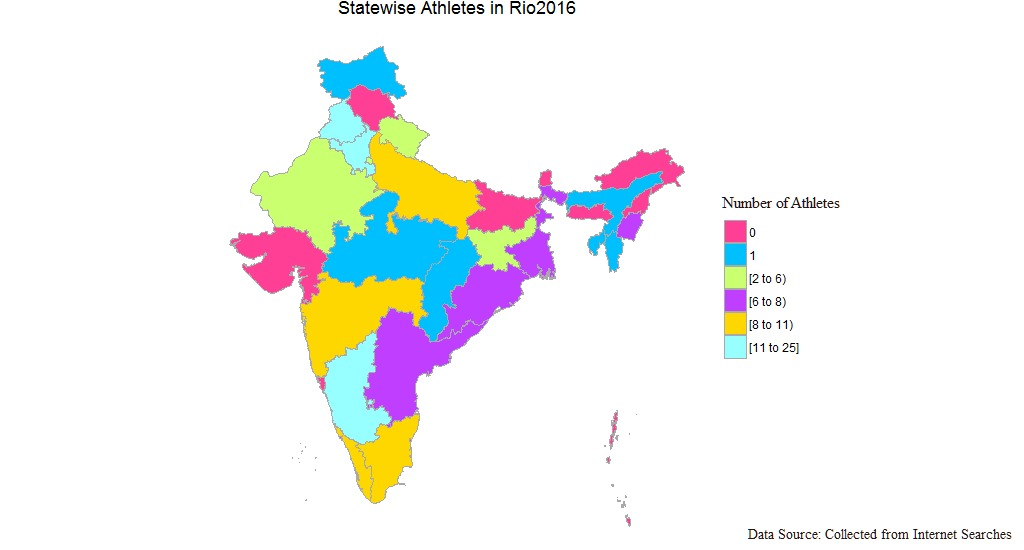
#> input picture misc/test2.jpg, 1024 x 550 px, found by its file name
$ python find_largest_contour.py   (Python 2 division)   (older library calls are emulated)
#> lines starting #> are read from the running program, lines starting #| are printed output that depends on the picture; after the words box and inside, x2 and y2 are one past the last pixel; in counts of white or black regions, pixels touching at a corner belong together
import numpy as np
import cv2
import matplotlib.pyplot as plt

def find_biggest_contour(image):
	# Copy because contours modifies og image
	image_cp = image.copy()
	clone = cv2.Canny(image_cp,100,200,apertureSize = 3)
	clone = cv2.GaussianBlur(clone,(5,5),0)
	plt.imshow(clone, cmap = 'gray', interpolation = 'bicubic')
	plt.xticks([]), plt.yticks([])  # to hide tick values on X and Y axis
	plt.show()

	#gives all the contours, contour approximation, if applied, compresses horizontal,
	#vertical, and diagonal segments and leaves only their end points.
	#Optional output vector, containing information about the image topology.
	#It has as many elements as the number of contours.
	# Chain approx = None so that we can extract the whole shape as an array
	# Also, this doesn't support 3 channel images
	#image_mod, contours, hierarchy = cv2.findContours(image_cp, cv2.RETR_LIST, cv2.CHAIN_APPROX_NONE)
	image_mod, contours, hierarchy = cv2.findContours(clone, cv2.RETR_LIST, cv2.CHAIN_APPROX_NONE)

	# Isolate largest contour
	contour_sizes = [(cv2.contourArea(contour), contour) for contour in contours]
	biggest_contour_size = max(contour_sizes, key=lambda x: x[0])[0]
	print biggest_contour_size
	biggest_contour = max(contour_sizes, key=lambda x: x[0])[1]
	print biggest_contour.shape

	mask = np.zeros(image.shape, np.uint8)
	#first argument is source image
	#second argument is the contours which should be passed as a Python list
	#third argument is index of contours. -1 draws all contours
	# cv2.drawContours(image_cp, [biggest_contour], -1, (0,0,255), 3)
	# Draw the largest contour and fill with white
	mask = cv2.drawContours(mask, [biggest_contour], -1, (255,255,255), cv2.FILLED)
	return biggest_contour, mask

rgb_image = cv2.imread('test2.jpg')
#> rgb_image is the input picture: shape (550, 1024, 3); mean B, G, R 240.8, 242.3, 242.4
image = cv2.cvtColor(rgb_image,cv2.COLOR_RGB2GRAY)
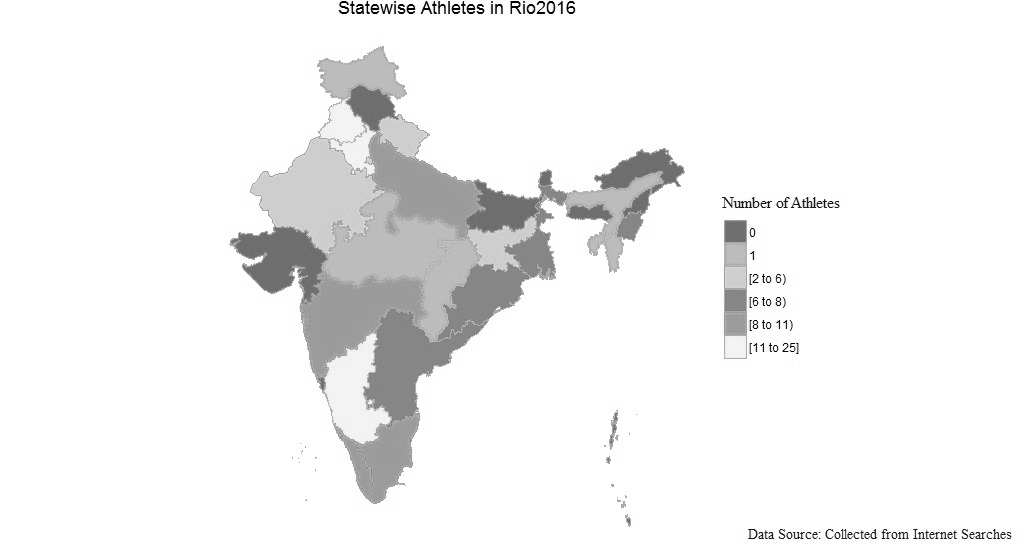
#> image: shape (550, 1024); min 0, max 255, mean 241.9

plt.imshow(image, cmap = 'gray', interpolation = 'bicubic')
plt.xticks([]), plt.yticks([])  # to hide tick values on X and Y axis
plt.show()
biggest_contour, mask = find_biggest_contour(image)
#> in find_biggest_contour, `clone = cv2.Canny(image_cp,100,200,apertureSize = 3)`:
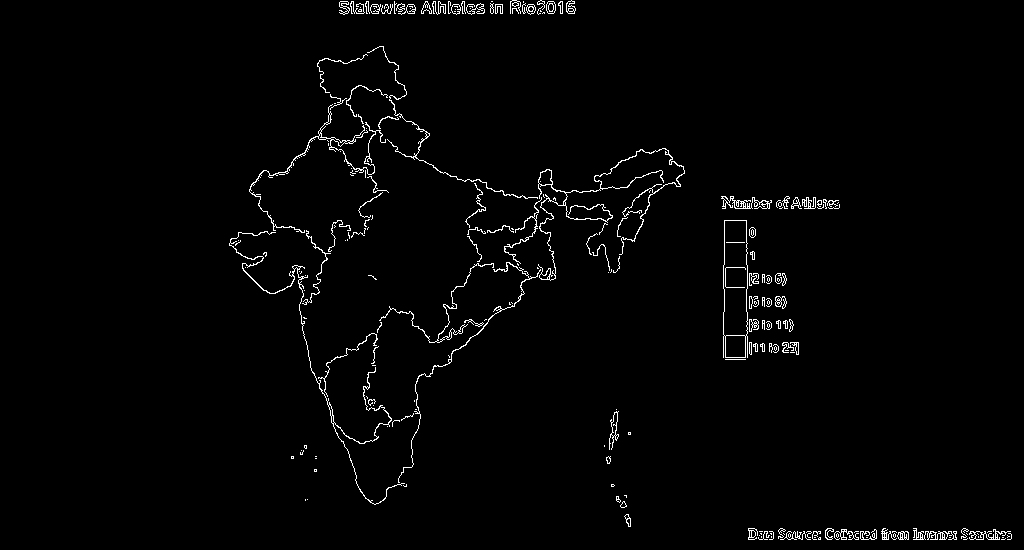
#> clone: shape (550, 1024); 1.7% white in thin lines or dots, all inside (x1, y1, x2, y2) = (229, 0, 1012, 540)
#> in find_biggest_contour, `image_mod, contours, hierarchy = cv2.findContours(clone, cv2.RETR_LIST..`: contours = 56 contours, 7 with area under 20; largest, box (x1, y1, x2, y2) and area: (227, 44, 687, 507) 79036, (301, 136, 479, 376) 20654, (253, 141, 374, 251) 6522, (721, 218, 801, 362) 6430, (366, 311, 478, 419) 4690
#> in find_biggest_contour, `contour_sizes = [(cv2.contourArea(contour), contour) for contour in co..`: contour_sizes = 56 items
#> in find_biggest_contour, `biggest_contour_size = max(contour_sizes, key=lambda x: x[0])[0]`: biggest_contour_size = 79035.5
#| 79035.5
#> in find_biggest_contour, `biggest_contour = max(contour_sizes, key=lambda x: x[0])[1]`: biggest_contour = contour of 1921 points, box (x1, y1, x2, y2) (227, 44, 687, 507), area 79036
#| (1921, 1, 2)
#> in find_biggest_contour, `mask = cv2.drawContours(mask, [biggest_contour], -1, (255,255,255), cv..`:
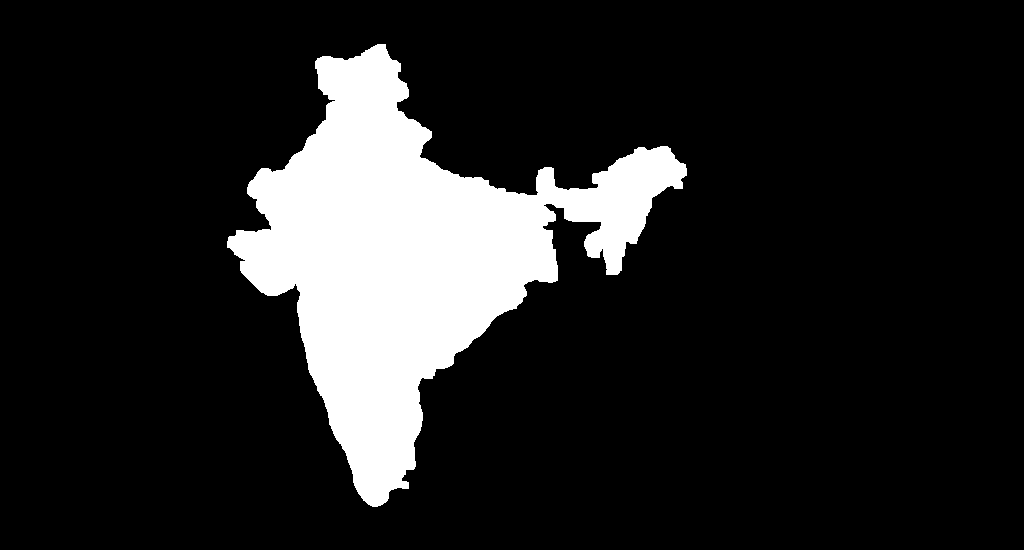
#> mask: shape (550, 1024); 14.2% white; 1 white region, box (x1, y1, x2, y2) and area: (227, 44, 687, 507) 79997

mask = cv2.cvtColor(mask,cv2.COLOR_GRAY2RGB)
result = np.zeros(rgb_image.shape, np.uint8)
result = np.where(mask == 0, result, rgb_image)  # set everything where the mask is white to the value of og image
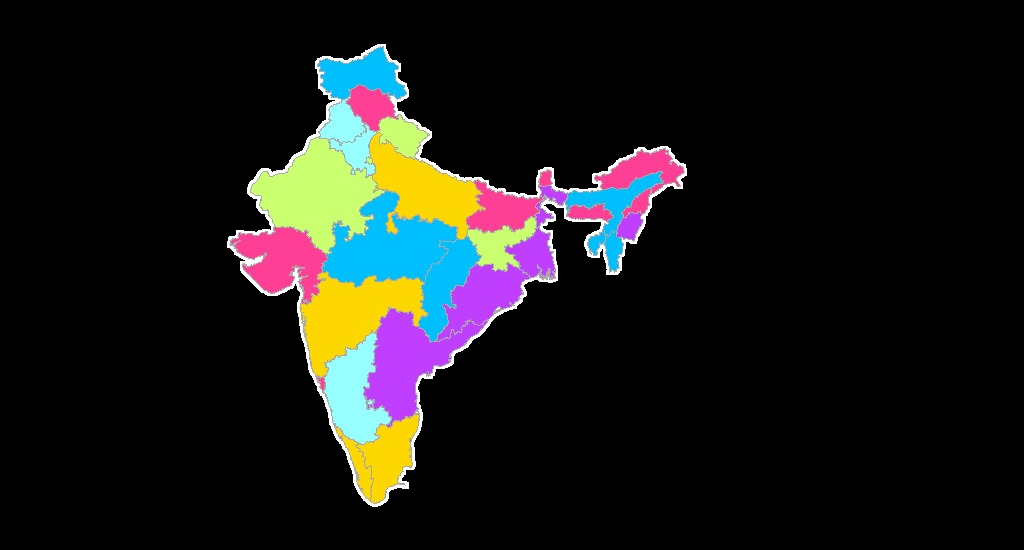
#> result: shape (550, 1024, 3); mean B, G, R 23.8, 25.3, 25.3

# plt.imshow(mask, cmap = 'gray', interpolation = 'bicubic')
# below for blue-red, above for black and white
plt.imshow(result, cmap = 'gray', interpolation = 'bicubic')
plt.xticks([]), plt.yticks([])  # to hide tick values on X and Y axis
plt.show()

#plt.imshow(mask, interpolation = 'bicubic')
#plt.imsave("edited",mask)
#cv2.imwrite('messigray.png',img)

$ run again, with misc/test3.jpg copied over misc/test2.jpg
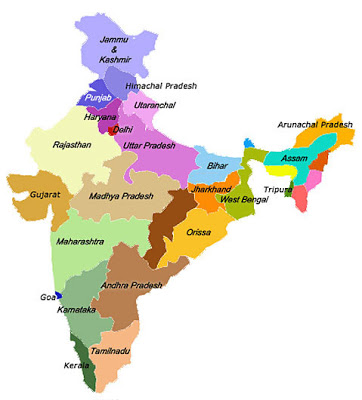
#> input picture misc/test3.jpg, 362 x 400 px, found by its file name
#> rgb_image is the input picture: shape (400, 362, 3); mean B, G, R 214.9, 226.9, 232.4
#> contours = 58 contours, 17 with area under 20; largest, box (x1, y1, x2, y2) and area: (4, 10, 357, 396) 48316, (71, 151, 179, 219) 3373, (52, 210, 149, 290) 3045, (163, 210, 229, 261) 1674, (9, 172, 69, 229) 1380
#> contour_sizes = 58 items
#> biggest_contour_size = 48316.5
#| 48316.5
#> in find_biggest_contour, `biggest_contour = max(contour_sizes, key=lambda x: x[0])[1]`: biggest_contour = contour of 1741 points, box (x1, y1, x2, y2) (4, 10, 357, 396), area 48316
#| (1741, 1, 2)
#> in find_biggest_contour, `mask = cv2.drawContours(mask, [biggest_contour], -1, (255,255,255), cv..`:
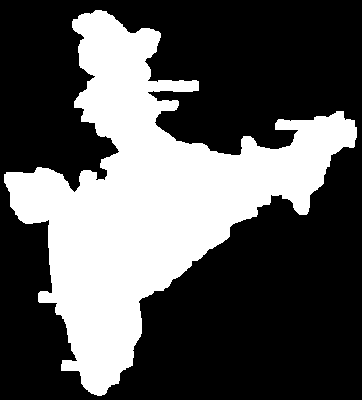
#> mask: shape (400, 362); 34% white; 1 white region, box (x1, y1, x2, y2) and area: (4, 10, 357, 396) 49188
#> `result = np.where(mask == 0, result, rgb_image)`:
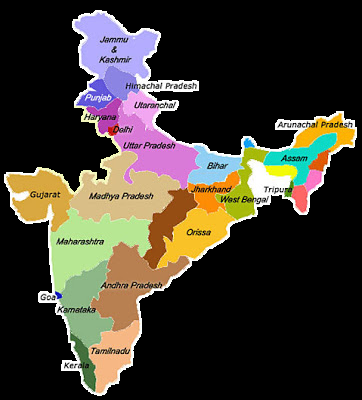
#> result: shape (400, 362, 3); mean B, G, R 48.6, 59, 64.6

$ run again, with misc/test.jpg copied over misc/test2.jpg
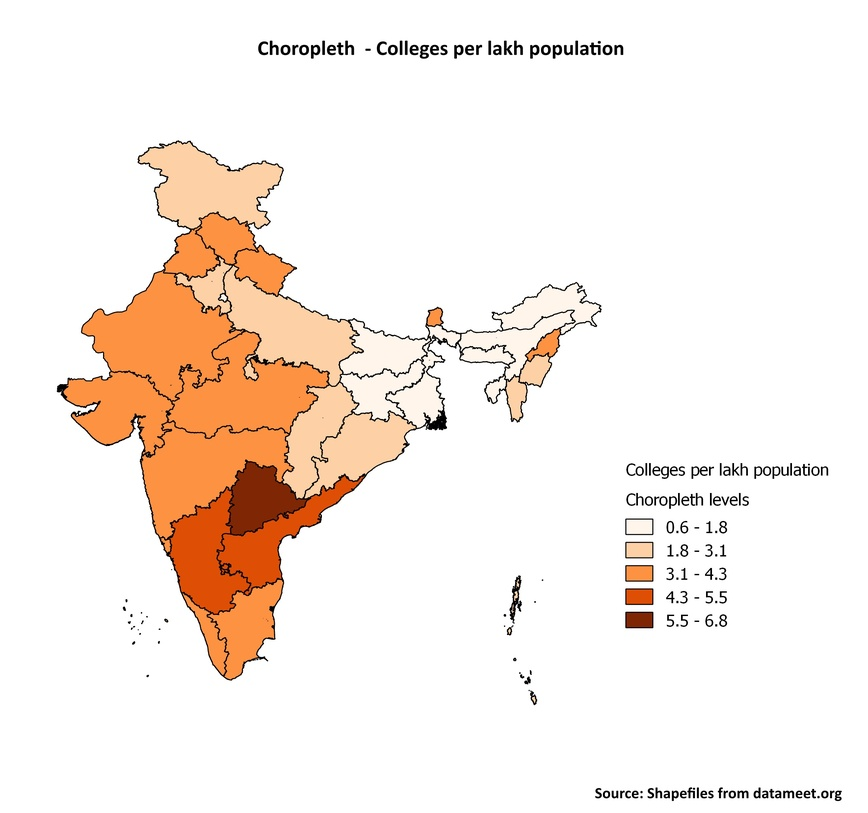
#> input picture misc/test.jpg, 868 x 813 px, shrunk from 2637 x 2472 before the run, found by its file name
#> rgb_image is the input picture: shape (813, 868, 3); mean B, G, R 229.8, 237.5, 248.2
#> in find_biggest_contour, `clone = cv2.Canny(image_cp,100,200,apertureSize = 3)`:
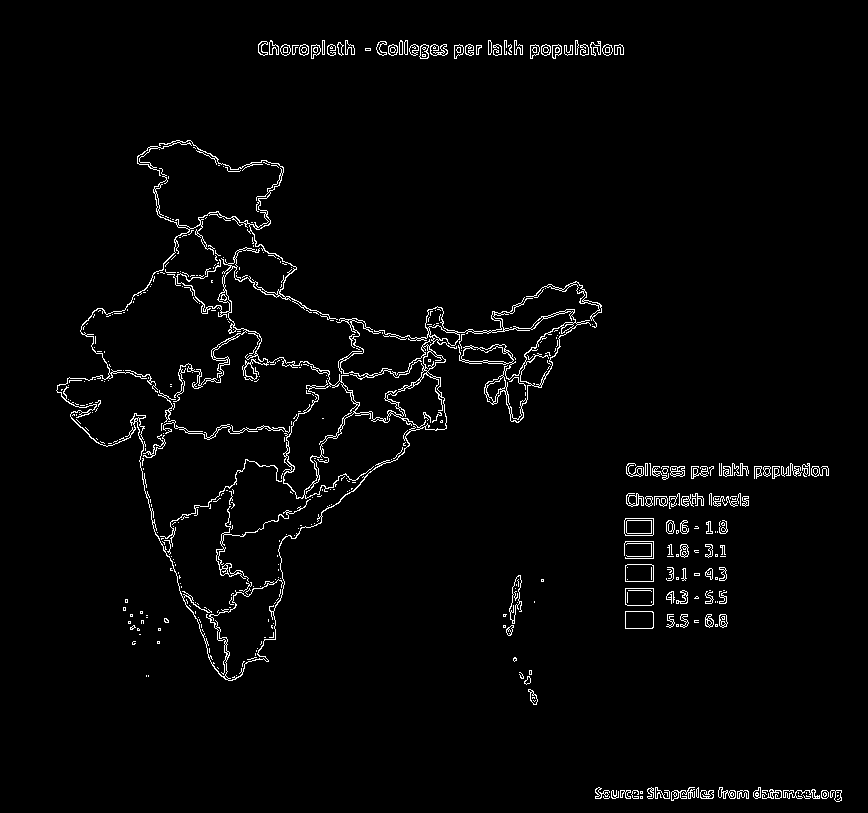
#> clone: shape (813, 868); 2.5% white in thin lines or dots, all inside (x1, y1, x2, y2) = (56, 40, 842, 802)
#> contours = 95 contours, 12 with area under 20; largest, box (x1, y1, x2, y2) and area: (54, 138, 604, 683) 109912, (85, 275, 229, 397) 8676, (144, 429, 286, 535) 7218, (171, 335, 325, 434) 6998, (142, 145, 279, 226) 5882
#> contour_sizes = 95 items
#> biggest_contour_size = 109912
#| 109912.0
#> in find_biggest_contour, `biggest_contour = max(contour_sizes, key=lambda x: x[0])[1]`: biggest_contour = contour of 2360 points, box (x1, y1, x2, y2) (54, 138, 604, 683), area 109912
#| (2360, 1, 2)
#> `result = np.where(mask == 0, result, rgb_image)`:
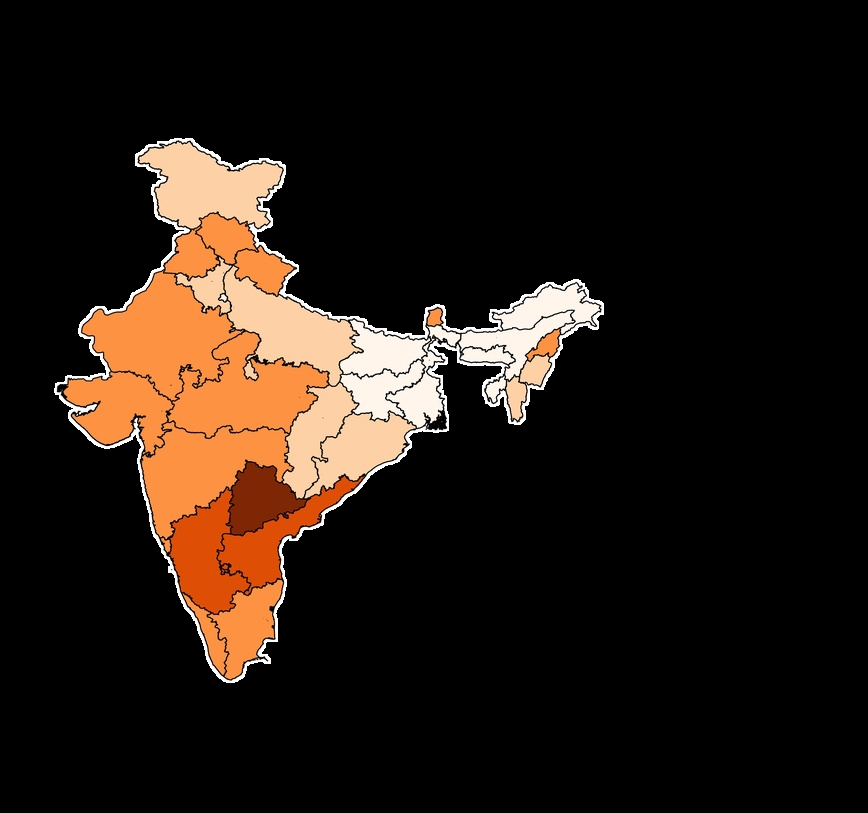
#> result: shape (813, 868, 3); mean B, G, R 17.6, 25.1, 35.6

$ run again, with misc/target.png saved as misc/test2.jpg
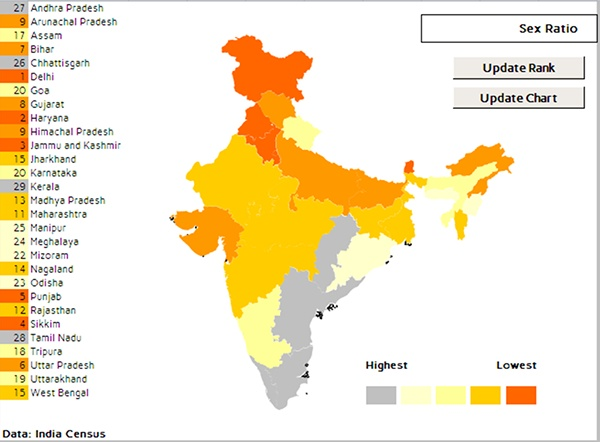
#> input picture misc/target.png, 600 x 442 px, found by its file name
#> rgb_image is the input picture: shape (442, 600, 3); mean B, G, R 207.7, 234.2, 246
#> contours = 65 contours, 23 with area under 20; largest, box (x1, y1, x2, y2) and area: (167, 33, 430, 412) 39680, (0, 0, 600, 442) 35576, (188, 136, 357, 407) 16344, (424, 17, 595, 40) 3738, (277, 137, 400, 211) 3518
#> contour_sizes = 65 items
#> biggest_contour_size = 39679.5
#| 39679.5
#> in find_biggest_contour, `biggest_contour = max(contour_sizes, key=lambda x: x[0])[1]`: biggest_contour = contour of 1477 points, box (x1, y1, x2, y2) (167, 33, 430, 412), area 39680
#| (1477, 1, 2)
#> in find_biggest_contour, `mask = cv2.drawContours(mask, [biggest_contour], -1, (255,255,255), cv..`:
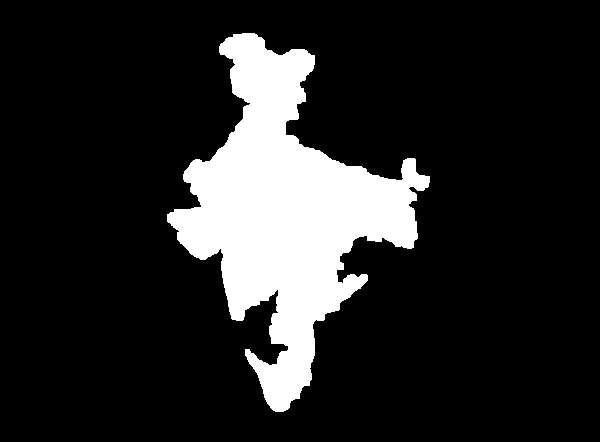
#> mask: shape (442, 600); 15.2% white; 1 white region, box (x1, y1, x2, y2) and area: (167, 33, 430, 412) 40419
#> `result = np.where(mask == 0, result, rgb_image)`:
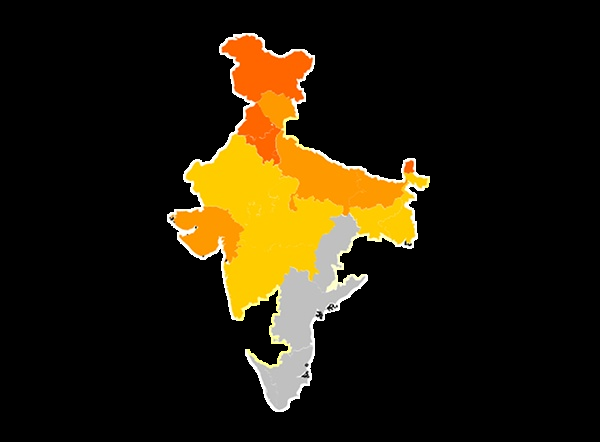
#> result: shape (442, 600, 3); mean B, G, R 10, 28.3, 36.9
